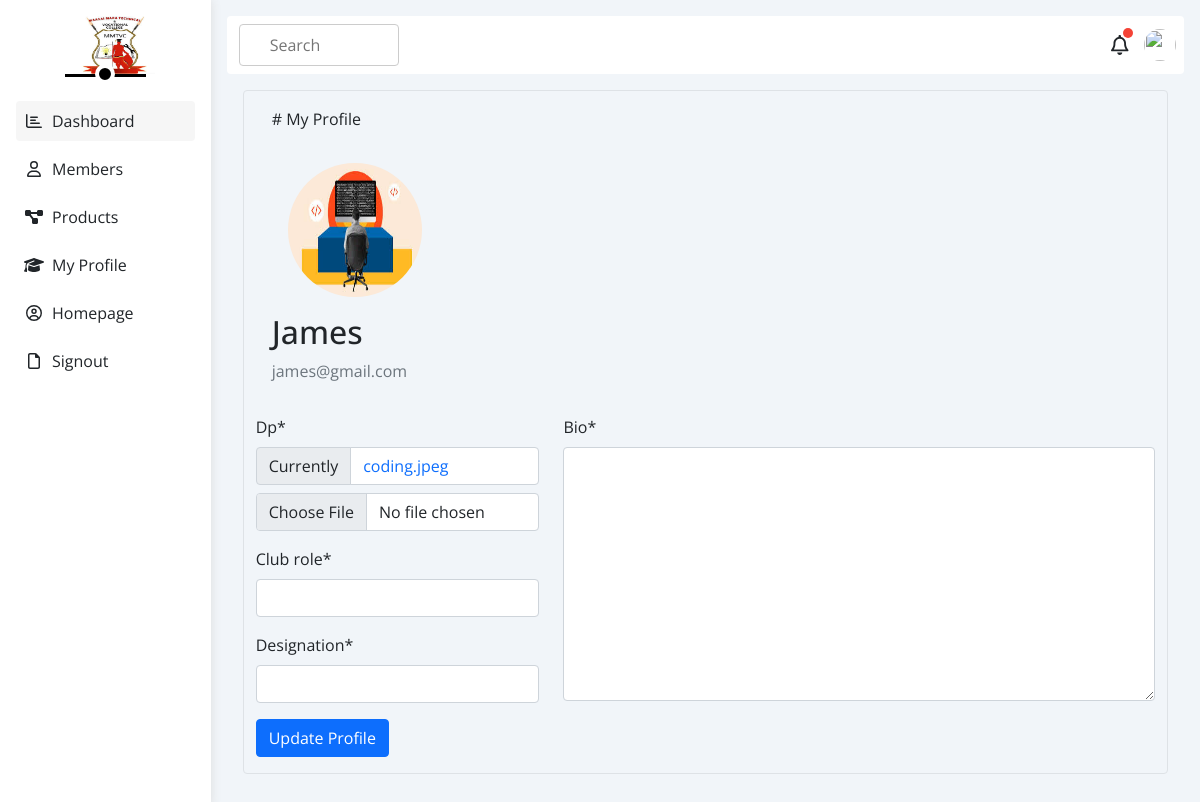
Page /update_profile/ (signed in) on the earlier database version.
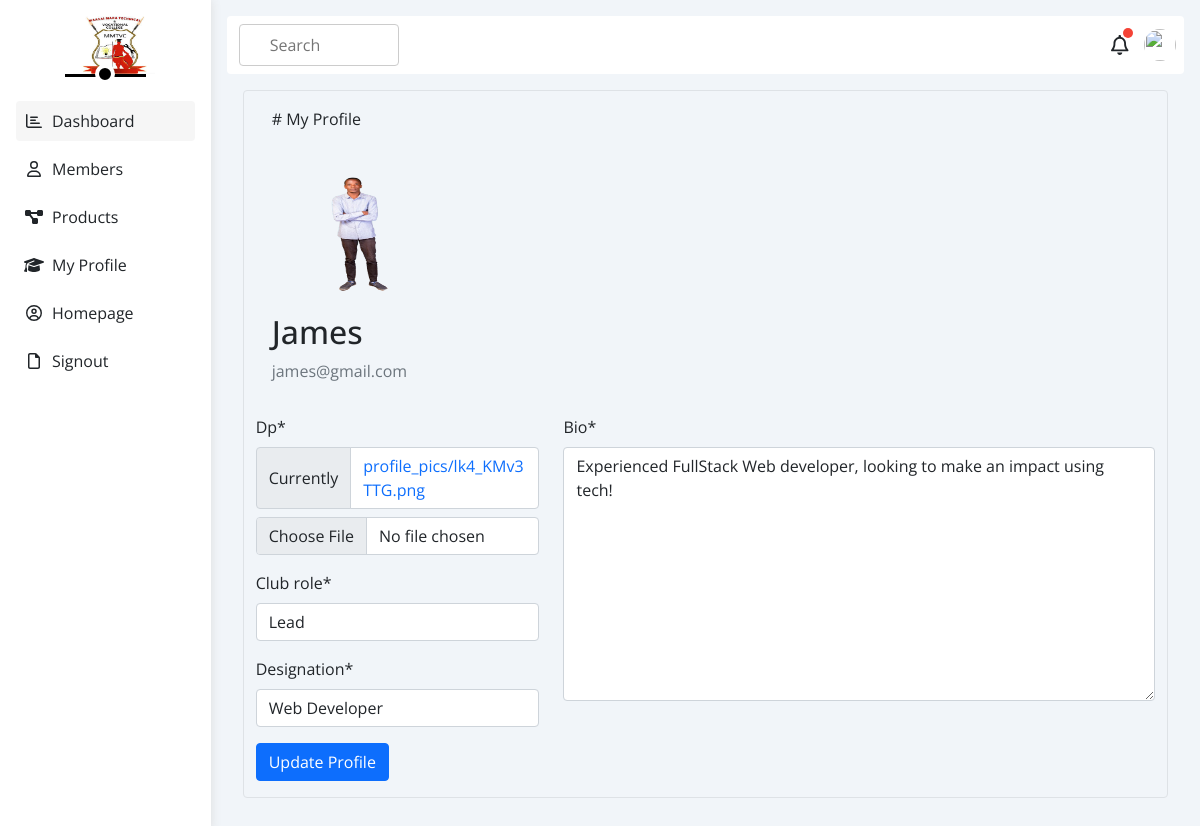
Same page on the later database version.
### accounts/models.py (models this page shows, shortened)
class CustomUser(AbstractUser):
    role = [
        ('admin', 'Admin'),
        ('member', 'Member'),
    ]
    username = None
    email = models.EmailField(unique=True)
    full_names = models.CharField(max_length=100, blank=True)
    user_type = models.CharField(max_length=20, choices=role, default='Member')
    date_joined = models.DateField(auto_now_add=True)
    USERNAME_FIELD = 'email'
    REQUIRED_FIELDS = ['full_names', ]
    objects = CustomUserManager()

class Profile(models.Model):
    user = models.OneToOneField(settings.AUTH_USER_MODEL, on_delete=models.CASCADE)
    dp = models.ImageField(default='coding.jpeg', upload_to='profile_pics')
    club_role = models.CharField(max_length=100)
    designation = models.CharField(max_length=100)
    bio = models.TextField()

### main/views.py (the view)
# urls.py: path('update_profile/', views.update_profile, name='update_profile'),
@login_required()
def update_profile(request):
    if request.method == 'POST':
        form = ProfileUpdateForm(request.POST, request.FILES, instance=request.user.profile)
        if form.is_valid():
            try:
                form.save()
                messages.success(request, 'Successfully updated profile!')
                return redirect('my_profile')
            except Exception as e:
                messages.error(request, 'There was an error updating your profile. Please try again later.')
        else:
            messages.error(request, 'There were issues with the form submission. Please correct the errors and try again.')
    else:
        form = ProfileUpdateForm(instance=request.user.profile)
    context = {
        'form': form,
    }
    return render(request, 'members/update_profile.html', context)

### accounts/forms.py
class ProfileUpdateForm(forms.ModelForm):
    class Meta:
        model = Profile
        fields = ['dp', 'club_role', 'bio', 'designation', ]
    def __init__(self, *args, **kwargs):
        super(ProfileUpdateForm, self).__init__(*args, **kwargs)
        self.helper = FormHelper(self)
        self.helper.layout = Layout(
            Row(
                Column('dp', 'club_role', 'designation', css_class='col-md-4'),
                Column('bio', css_class='col-md-8'),
            ),
            Submit('submit', u'Update Profile', css_class='btn btn-primary mb-3'),
        )

### main/templates/members/update_profile.html (shortened to what this page needs)
{% extends '../members_dashboard.html' %}
{% load crispy_forms_tags %}
{% load crispy_forms_filters %}
{% block content %}
<div class="p-3">
  <div class="container border rounded">
    <div class="col-md-8 p-3">
      <p># My Profile </p>
      <img class="rounded-circle account-img p-2 m-2" src="{{ user.profile.dp.url }}"
        style="width: 150px; height: 150px;" />
      <div class="media-body">
        <h2 class="account-heading"> {{ user.full_names }}</h2>
        <p class="text-secondary">{{ user.email }}</p>
      </div>
    </div>
    <form method="POST" enctype="multipart/form-data">
      {% crispy form %}
    </form>
  </div>
</div>
{% endblock content %}

Differences in the rows shown:
changed CustomUser "James": profile.dp: a different picture
changed Profile: club_role (not shown) → "Lead"; designation (not shown) → "Web Developer"; bio (not shown) → "Experienced FullStack Web developer, looking to make an impact using tech!"
Other differences:
text no longer shown: "Dp * Currently coding.jpeg Club role * Designation * Bio *"
text now shown: "Dp * Currently profile_pics/lk4_KMv3TTG.png Club role * Designation * Bio *"
